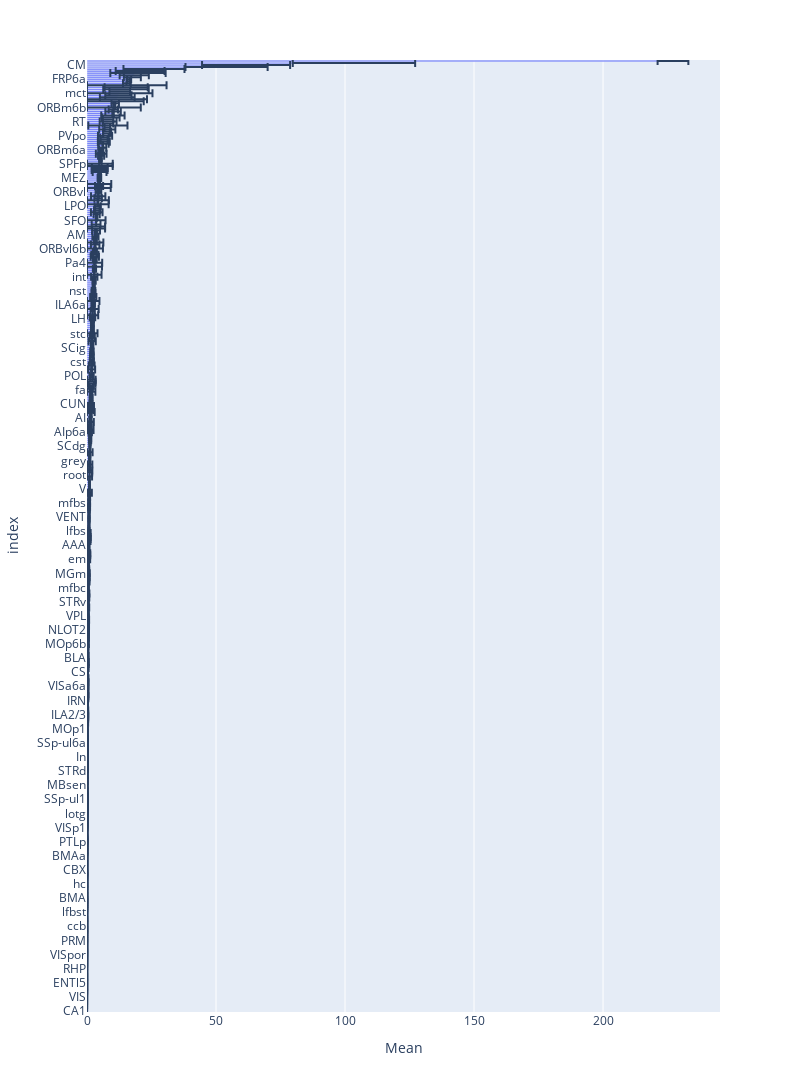

The cell this chart's notebook holds for it:
### Code cell
import plotly.express as px

data = mean_results.RAB.PerHemi
data = data[data['Mean'] > 0].sort_values(by=['Mean'])
fig = px.bar(data, 
             x='Mean', 
             error_x='Sem', 
             orientation='h',
             width=800, height=2000
            )
fig.show()

### Figure 1 — Plotly figure (JSON) as saved in the notebook; plotly's stock layout.template omitted (floating-point values rounded to 4 significant figures; data arrays with more than 128 entries replaced by an {"elided": "..."} marker saying what was removed)
{"data": [{"alignmentgroup": "True", "error_x": {"array": {"elided": "472 float values"}}, "hovertemplate": "Mean=%{x}<br>index=%{y}<extra></extra>", "legendgroup": "", "marker": {"color": "#636efa", "pattern": {"shape": ""}}, "name": "", "offsetgroup": "", "orientation": "h", "showlegend": false, "textposition": "auto", "type": "bar", "x": {"elided": "472 float values"}, "xaxis": "x", "y": {"elided": "472 str values"}, "yaxis": "y"}], "layout": {"barmode": "relative", "height": 2000, "legend": {"tracegroupgap": 0}, "margin": {"t": 60}, "width": 800, "xaxis": {"anchor": "y", "domain": [0, 1], "title": {"text": "Mean"}}, "yaxis": {"anchor": "x", "domain": [0, 1], "title": {"text": "index"}}}}
